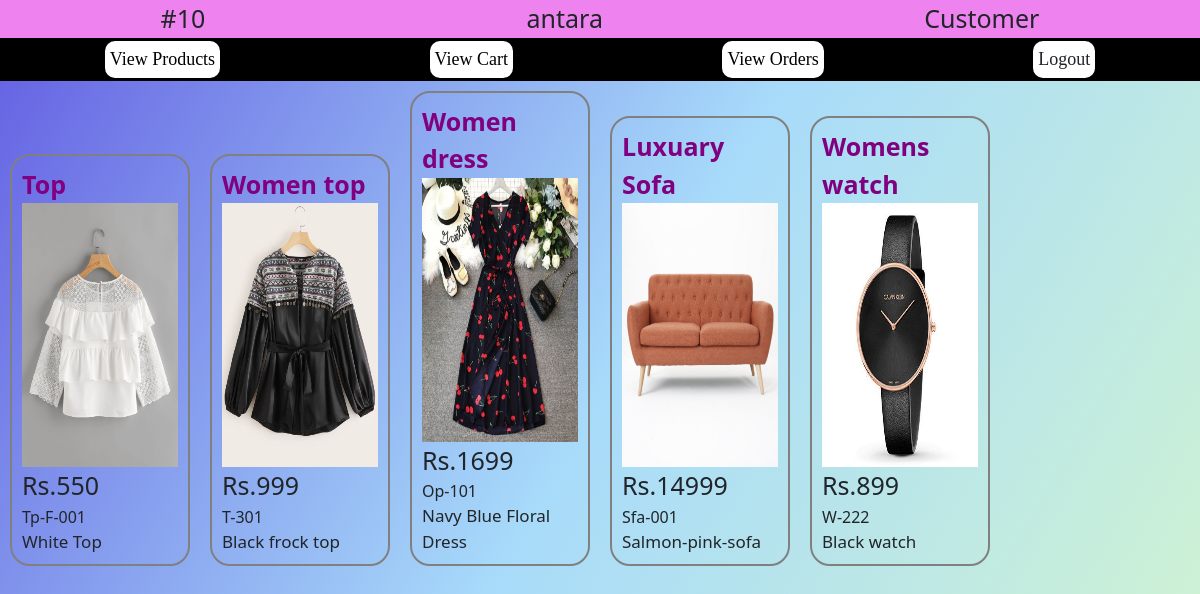
The page /customer/viewOrders.php (signed in) on the database its author committed.
### tables this page shows
CREATE TABLE `orders` (
  `orderId` int(11) NOT NULL,
  `userId` int(11) NOT NULL,
  `pid` int(11) NOT NULL,
  `address` varchar(200) NOT NULL,
  `date_created` timestamp NOT NULL DEFAULT current_timestamp()
);

CREATE TABLE `product` (
  `pid` int(11) NOT NULL,
  `name` varchar(100) NOT NULL,
  `price` float NOT NULL,
  `details` text NOT NULL,
  `category` varchar(100) NOT NULL,
  `code` varchar(20) NOT NULL,
  `active` varchar(10) NOT NULL,
  `imgPath` varchar(100) NOT NULL,
  `uploadedBy` int(11) NOT NULL,
  `dateCreated` timestamp NOT NULL DEFAULT current_timestamp()
);

### customer/viewOrders.php (the view, shortened to what this page needs)
<?php
include('../shared/auth_guard_customer.php');
?>
<!DOCTYPE html>
<html lang="en">
    <head>
    </head>
    <body>
    </body>
</html>
<?php
include('../shared/dbconnect.php');
$sql_obj = mysqli_query($conn, "select * from orders join product on orders.pid=product.pid where userId=$_SESSION[userId]");
while($row=mysqli_fetch_assoc($sql_obj)) {
    echo "<div class='pdtCard'>
            <div class='name'>$row[name]</div>
            <img class='pdtImg' src='$row[imgPath]'>
            <div class='price'>$row[price]</div>
            <div class='code'>$row[code]</div>
            <div class='details'>$row[details]</div>
        </div>";
}
?>

### customer/viewOrders.php (style rules this page uses)
.pdtCard { display:inline-block; width:15%; margin:10px; border:2px solid gray; border-radius:20px; padding:10px; }
.pdtImg { width:100%; height:33%; }
.price { font-size:25px; }
.price::before { content : "Rs."; }
.name { font-size:25px; font-weight:bold; color:purple; }
.details { font-size:17px; }

### rows shown on the page
orders: pid.name "Top", pid.imgPath (picture), pid.price "550", pid.code "Tp-F-001", pid.details "White Top"
orders: pid.name "Women top", pid.imgPath (picture), pid.price "999", pid.code "T-301", pid.details "Black frock top"
orders: pid.name "Women dress", pid.imgPath (picture), pid.price "1699", pid.code "Op-101", pid.details "Navy Blue Floral Dress"
orders: pid.name "Luxuary Sofa", pid.imgPath (picture), pid.price "14999", pid.code "Sfa-001", pid.details "Salmon-pink-sofa"
orders: pid.name "Womens watch", pid.imgPath (picture), pid.price "899", pid.code "W-222", pid.details "Black watch"

### other values the page prints
$userId "10"
$username "antara"
$userType "Customer"
